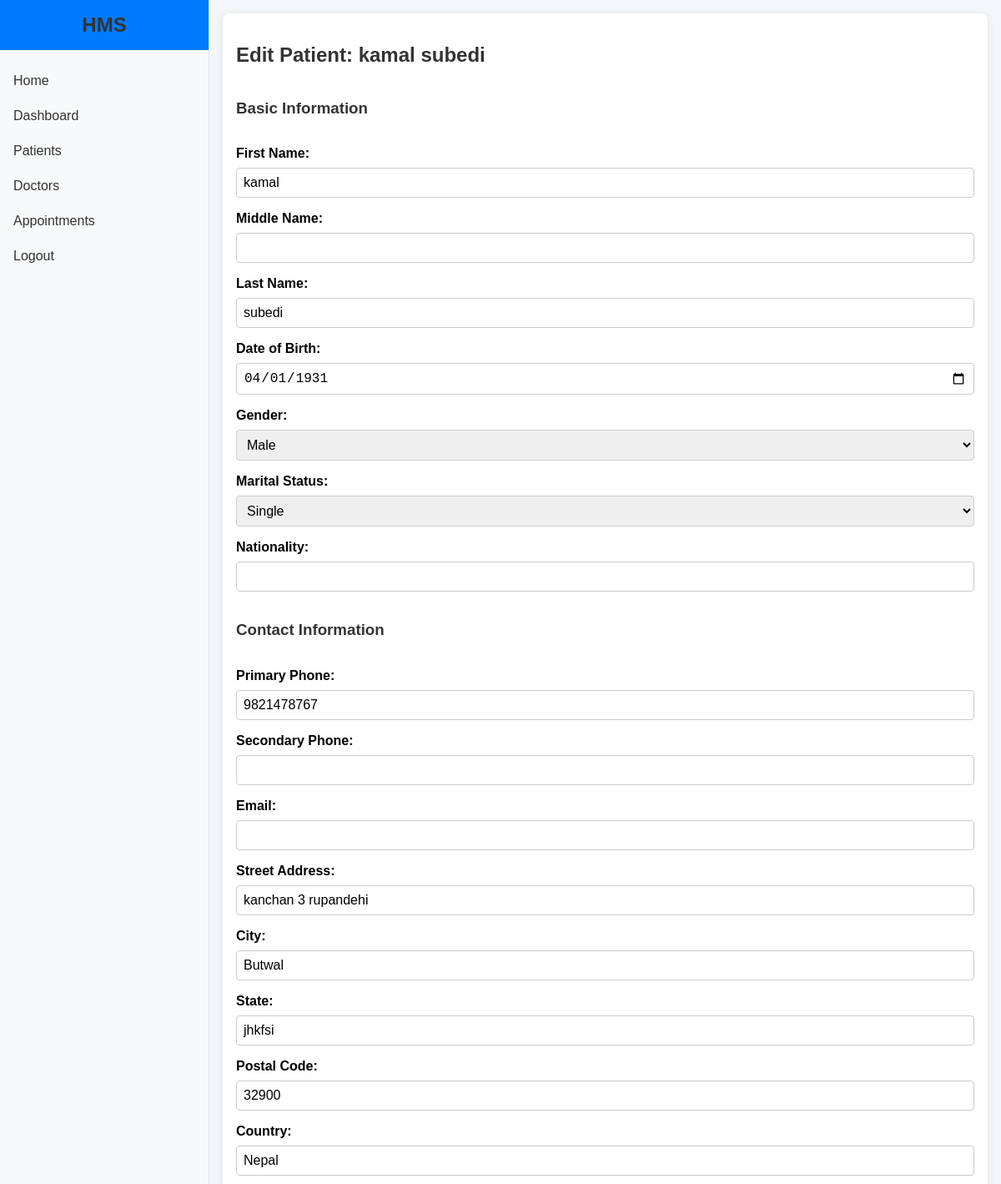
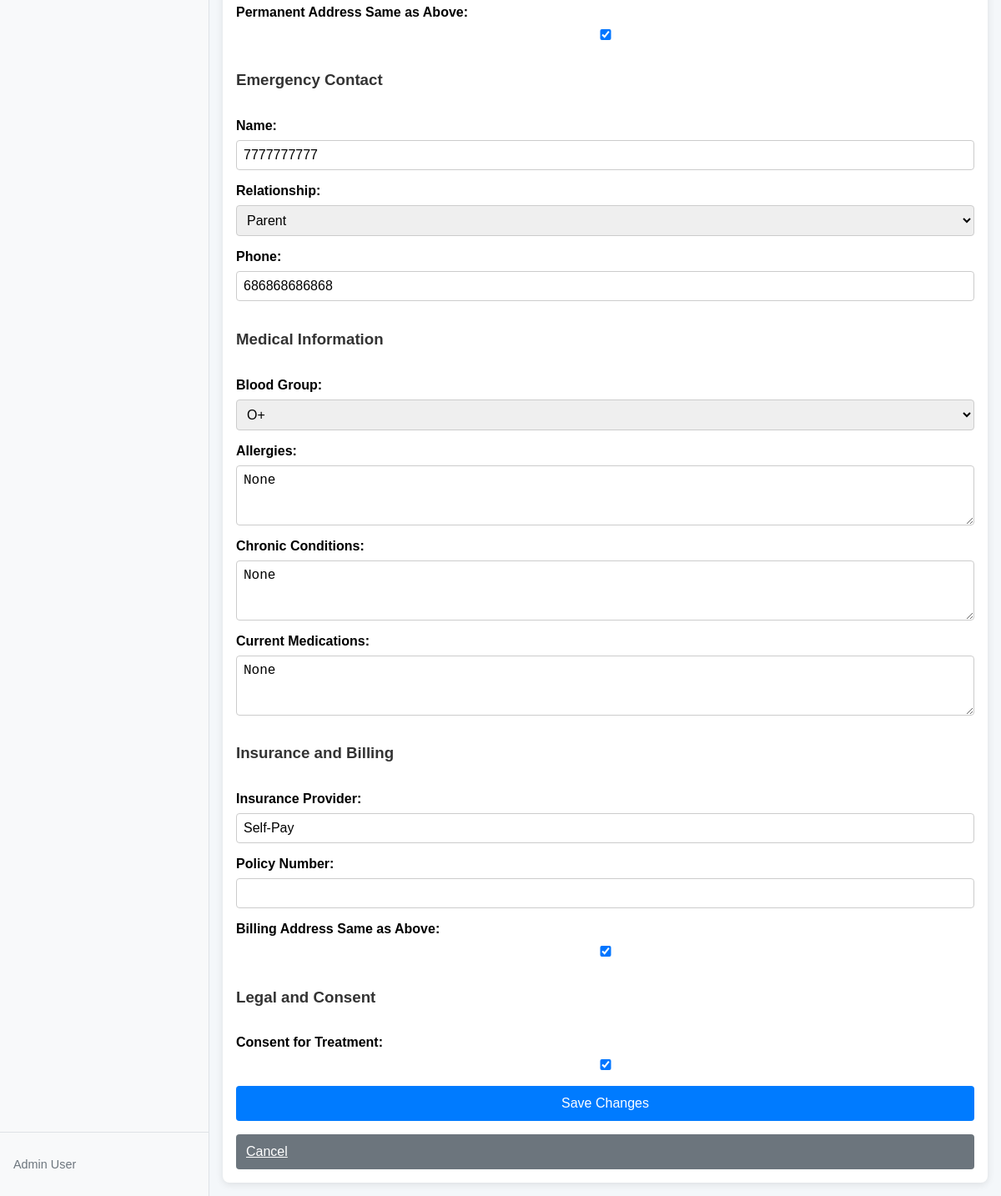
The app's page /patients/edit/1/ (signed in) with its own data (2 pictures, top to bottom).
### core/models.py (models this page shows, shortened)
class Patient(models.Model):
    patient_id = models.CharField(max_length=10, unique=True, editable=False)
    first_name = models.CharField(max_length=50)
    middle_name = models.CharField(max_length=50, blank=True)
    last_name = models.CharField(max_length=50)
    date_of_birth = models.DateField()
    GENDER_CHOICES = [
        ('M', 'Male'),
        ('F', 'Female'),
        ('O', 'Other'),
    ]
    gender = models.CharField(max_length=1, choices=GENDER_CHOICES)
    MARITAL_STATUS_CHOICES = [
        ('S', 'Single'),
        ('M', 'Married'),
        ('D', 'Divorced'),
        ('W', 'Widowed'),
        ('O', 'Other'),
    ]
    marital_status = models.CharField(max_length=1, choices=MARITAL_STATUS_CHOICES, blank=True)
    nationality = models.CharField(max_length=100, blank=True)
    primary_phone = models.CharField(max_length=15)
    secondary_phone = models.CharField(max_length=15, blank=True)
    email = models.EmailField(blank=True)
    address_street = models.CharField(max_length=200)
    address_city = models.CharField(max_length=100)
    address_state = models.CharField(max_length=100)
    address_postal = models.CharField(max_length=20)
    address_country = models.CharField(max_length=100)
    permanent_address_same = models.BooleanField(default=True)
    emergency_contact_name = models.CharField(max_length=100)
    RELATIONSHIP_CHOICES = [
        ('P', 'Parent'),
        ('S', 'Spouse'),
        ('B', 'Sibling'),
        ('F', 'Friend'),
        ('O', 'Other'),
    ]
    emergency_contact_relationship = models.CharField(max_length=1, choices=RELATIONSHIP_CHOICES)
    emergency_contact_phone = models.CharField(max_length=15)
    BLOOD_GROUP_CHOICES = [
        ('A+', 'A+'), ('A-', 'A-'),
        ('B+', 'B+'), ('B-', 'B-'),
        ('AB+', 'AB+'), ('AB-', 'AB-'),
        ('O+', 'O+'), ('O-', 'O-'),
        ('U', 'Unknown'),
    ]
    blood_group = models.CharField(max_length=3, choices=BLOOD_GROUP_CHOICES, default='U')
    allergies = models.TextField(blank=True, default='None')
    chronic_conditions = models.TextField(blank=True, default='None')
    current_medications = models.TextField(blank=True, default='None')
    insurance_provider = models.CharField(max_length=100, blank=True, default='Self-Pay')
    insurance_policy_number = models.CharField(max_length=50, blank=True)
    billing_address_same = models.BooleanField(default=True)
    consent_for_treatment = models.BooleanField(default=False)
    doctor = models.ForeignKey('Doctor', on_delete=models.SET_NULL, null=True, blank=True)

### core/views.py (the view)
# urls.py: path('patients/edit/<int:id>/', views.edit_patient, name='edit_patient'),
@login_required
def edit_patient(request, id):
    patient = get_object_or_404(Patient, id=id)
    if request.method == 'POST':
        form = PatientForm(request.POST, instance=patient)
        if form.is_valid():
            form.save()
            return redirect('patient_list')
    else:
        form = PatientForm(instance=patient)
    return render(request, 'edit_patient.html', {'form': form, 'patient': patient})

### templates/edit_patient.html (shortened to what this page needs)
{% extends 'base.html' %}
{% load static %}
{% block content %}
    <div class="form-container">
        <h2>Edit Patient: {{ patient.first_name }} {{ patient.last_name }}</h2>
        <form method="post" class="patient-form">
            <h3>Basic Information</h3>
            <div class="form-group">
                <label for="{{ form.first_name.id_for_label }}">First Name:</label>
                {{ form.first_name }}
            </div>
            <div class="form-group">
                <label for="{{ form.middle_name.id_for_label }}">Middle Name:</label>
                {{ form.middle_name }}
            </div>
            <div class="form-group">
                <label for="{{ form.last_name.id_for_label }}">Last Name:</label>
                {{ form.last_name }}
            </div>
            <div class="form-group">
                <label for="{{ form.date_of_birth.id_for_label }}">Date of Birth:</label>
                {{ form.date_of_birth }}
            </div>
            <div class="form-group">
                <label for="{{ form.gender.id_for_label }}">Gender:</label>
                {{ form.gender }}
            </div>
            <div class="form-group">
                <label for="{{ form.marital_status.id_for_label }}">Marital Status:</label>
                {{ form.marital_status }}
            </div>
            <div class="form-group">
                <label for="{{ form.nationality.id_for_label }}">Nationality:</label>
                {{ form.nationality }}
            </div>
            <h3>Contact Information</h3>
            <div class="form-group">
                <label for="{{ form.primary_phone.id_for_label }}">Primary Phone:</label>
                {{ form.primary_phone }}
            </div>
            <div class="form-group">
                <label for="{{ form.secondary_phone.id_for_label }}">Secondary Phone:</label>
                {{ form.secondary_phone }}
            </div>
            <div class="form-group">
                <label for="{{ form.email.id_for_label }}">Email:</label>
                {{ form.email }}
            </div>
            <div class="form-group">
                <label for="{{ form.address_street.id_for_label }}">Street Address:</label>
                {{ form.address_street }}
            </div>
            <div class="form-group">
                <label for="{{ form.address_city.id_for_label }}">City:</label>
                {{ form.address_city }}
            </div>
            <div class="form-group">
                <label for="{{ form.address_state.id_for_label }}">State:</label>
                {{ form.address_state }}
            </div>
            <div class="form-group">
                <label for="{{ form.address_postal.id_for_label }}">Postal Code:</label>
                {{ form.address_postal }}
            </div>
            <div class="form-group">
                <label for="{{ form.address_country.id_for_label }}">Country:</label>
                {{ form.address_country }}
            </div>
            <div class="form-group">
                <label for="{{ form.permanent_address_same.id_for_label }}">Permanent Address Same as Above:</label>
                {{ form.permanent_address_same }}
            </div>
            <h3>Emergency Contact</h3>
            <div class="form-group">
                <label for="{{ form.emergency_contact_name.id_for_label }}">Name:</label>
                {{ form.emergency_contact_name }}
            </div>
            <div class="form-group">
                <label for="{{ form.emergency_contact_relationship.id_for_label }}">Relationship:</label>
                {{ form.emergency_contact_relationship }}
            </div>
            <div class="form-group">
                <label for="{{ form.emergency_contact_phone.id_for_label }}">Phone:</label>
                {{ form.emergency_contact_phone }}
            </div>
            <h3>Medical Information</h3>
            <div class="form-group">
                <label for="{{ form.blood_group.id_for_label }}">Blood Group:</label>
                {{ form.blood_group }}
            </div>
            <div class="form-group">
                <label for="{{ form.allergies.id_for_label }}">Allergies:</label>
                {{ form.allergies }}
            </div>
            <div class="form-group">
                <label for="{{ form.chronic_conditions.id_for_label }}">Chronic Conditions:</label>
                {{ form.chronic_conditions }}
            </div>
            <div class="form-group">
                <label for="{{ form.current_medications.id_for_label }}">Current Medications:</label>
                {{ form.current_medications }}
            </div>
            <h3>Insurance and Billing</h3>
            <div class="form-group">
                <label for="{{ form.insurance_provider.id_for_label }}">Insurance Provider:</label>
                {{ form.insurance_provider }}
            </div>
            <div class="form-group">
                <label for="{{ form.insurance_policy_number.id_for_label }}">Policy Number:</label>
                {{ form.insurance_policy_number }}
            </div>
            <div class="form-group">
                <label for="{{ form.billing_address_same.id_for_label }}">Billing Address Same as Above:</label>
                {{ form.billing_address_same }}
            </div>
            <h3>Legal and Consent</h3>
            <div class="form-group">
                <label for="{{ form.consent_for_treatment.id_for_label }}">Consent for Treatment:</label>
                {{ form.consent_for_treatment }}
            </div>
            <button type="submit" class="btn btn-primary">Save Changes</button>
            <a href="{% url 'patient_list' %}" class="btn btn-secondary">Cancel</a>
        </form>
    </div>
{% endblock %}

### static/css/style.css (style rules this page uses)
body { font-family: Arial, sans-serif; background-color: #f4f7fa; margin: 0; padding: 0; }
h2, h3 { color: #333; }
.form-group { display: flex; flex-direction: column; }
.form-group label { margin-bottom: 0.5rem; font-weight: bold; }
.form-group input, .form-group select, .form-group textarea { padding: 0.5rem; border: 1px solid #ccc; border-radius: 4px; font-size: 1rem; }
.form-group input[type="checkbox"] { width: auto; }
.btn { padding: 0.75rem; border: none; border-radius: 4px; cursor: pointer; font-size: 1rem; }
.btn-primary { background-color: #007bff; color: white; }
.btn-secondary { background-color: #6c757d; color: white; }
.login-form, .patient-form { display: flex; flex-direction: column; gap: 1rem; }
.form-container, .home-container { max-width: none; margin: 0; padding: 1rem; background: white; border-radius: 8px; box-shadow: 0 2px 10px rgba(0,0,0,0.1); }

### records on screen
Patient: first_name "kamal", last_name "subedi", date_of_birth "04/01/1931", gender "Male", marital_status "Single", primary_phone "9821478767", address_street "kanchan 3 rupandehi", address_city "Butwal", address_state "jhkfsi", address_postal "32900", address_country "Nepal", permanent_address_same "☑", emergency_contact_name "7777777777", emergency_contact_relationship "Parent", emergency_contact_phone "686868686868", blood_group "O+", allergies "None", chronic_conditions "None", current_medications "None", insurance_provider "Self-Pay", billing_address_same "☑", consent_for_treatment "☑"
